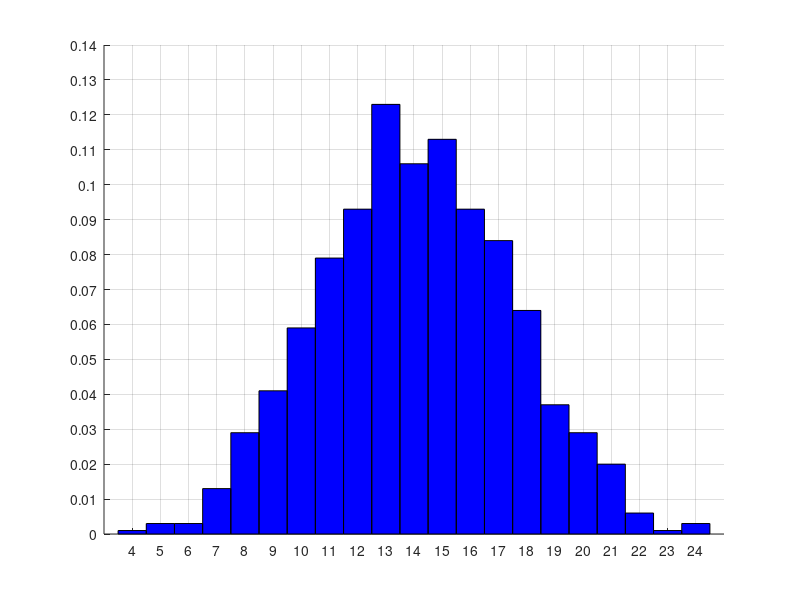

Source code (MATLAB):
function retval = lab3_3_2()
  m = 1000;
  t = randi(6,4,m);

  sume_posibile = 4:24;
  sume_simulari = sum(t); # suma pe coloane

  frecv_abs = hist(sume_simulari, sume_posibile);
  retval = [sume_posibile;frecv_abs];

  clf; grid on; hold on; grid on;
  xticks(sume_posibile);
  xlim([3 25]);
  yticks(0:0.01:0.14);
  ylim([0 0.14]);
  bar(sume_posibile, frecv_abs/m, 'hist', 'FaceColor', 'b');
  #set(findobj('type','patch'),'facealpha',0.7);xlim([-1 n+1]);

  max_f_abs = max(frecv_abs)
  most_freq_sums =sume_posibile(frecv_abs==max_f_abs)

end
